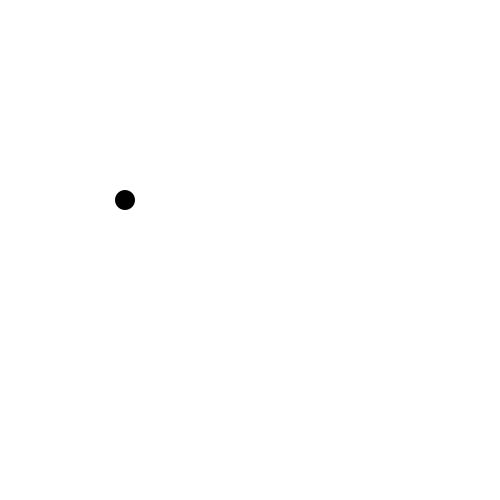
Frame 1 (no input)
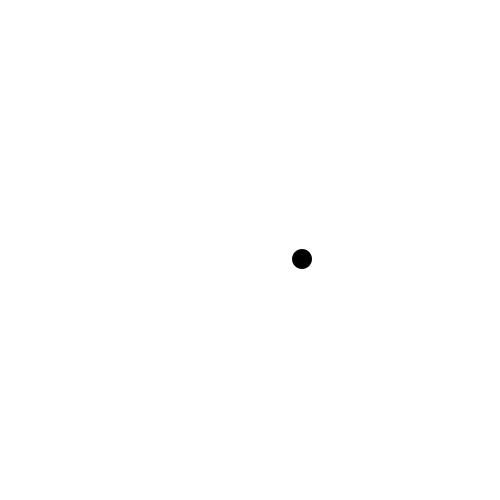
Frame 60 (the mouse pressed at the canvas centre just before this capture)
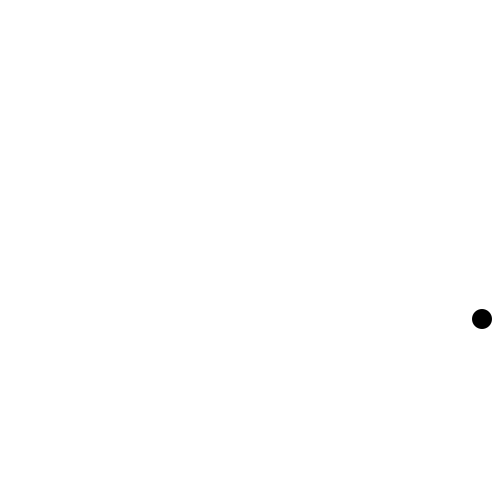
Frame 120 (the mouse held since frame 60 and released just before this capture)

The Processing sketch that drew these frames (run headless with seeded random() and noise(); from frame 60 on, the mouse is pressed at the canvas centre):

// Processing sketch: Aufgabe3_23
// ── Aufgabe3_23.pde
//Variablen
int BallX=125;
int BallY=200;
int Ballgroese;
float GeschwindigkeitX = 3.0;
float GeschwindigkeitY = 1.9;

void setup()//Wird beim Start einmal ausgeführt
{
  Ballgroese=20;
  size(500, 500);//Fenstergröße
  noStroke(); //Kein Rand
  fill(0); // Schwarze füllung
}

void draw() //Wird immer wiederholt
{
  background(255); //Weiser Hintergrund immer weider neu zeichnen
  ellipse(BallX, BallY, Ballgroese, Ballgroese); //Ball zeichenen

  BallX += GeschwindigkeitX; //Geschwindigkeit x
  BallY += GeschwindigkeitY; //Geschwindigkeit y

kleiner();

  if (BallX>width/*-Ballgroese/2*/||BallX<width-width)//+Ballgroese/2)
  {
    GeschwindigkeitX=GeschwindigkeitX*-1; //Ballrichtung umkehren
    Ballgroese = 40; //Ball beim berühren der X Kante vergrößern
  }
  else if (BallY > height/*-Ballgroese/2 */|| BallY<height-height)//+Ballgroese/2)
  {
    GeschwindigkeitY=GeschwindigkeitY*-1;//Ballrichtung umkehren
    Ballgroese =40;//Ball beim berühren der Y Kante vergrößern
  }
}

void kleiner ()
{
  
 if(Ballgroese>20)
 {
   Ballgroese-=0.1f; //Ballgröße verringern
 }
  
}
